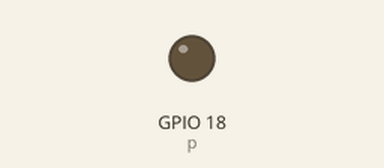
The program below on a simulated Raspberry Pi (BCM pin numbers). On the bench: output pins drawn as LEDs (lit = HIGH).

Above: at 0.05 s.
At 2.3 s:
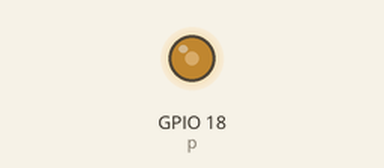
At 4.6 s:
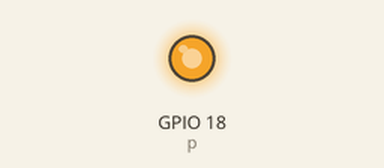
At 9.15 s:
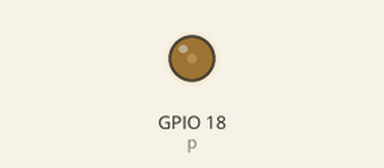
Timing chart, 0 to 13.1 s (numbered marks = the images above):
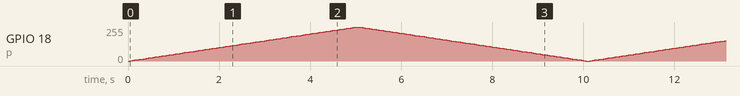

The program:

ex04_PWM.py
```python
# PWM (Pulse Width Modulation): 펄스폭 변조
import RPi.GPIO as gp
import time

gp.setmode(gp.BCM)
gp.setup(18,gp.OUT)

p = gp.PWM(18,500)
p.start(0)

while True:
  for i in range(101):
      p.ChangeDutyCycle(i)
      time.sleep(0.05)
  for i in range(100,-1,-1):
      p.ChangeDutyCycle(i)
      time.sleep(0.05)
```
